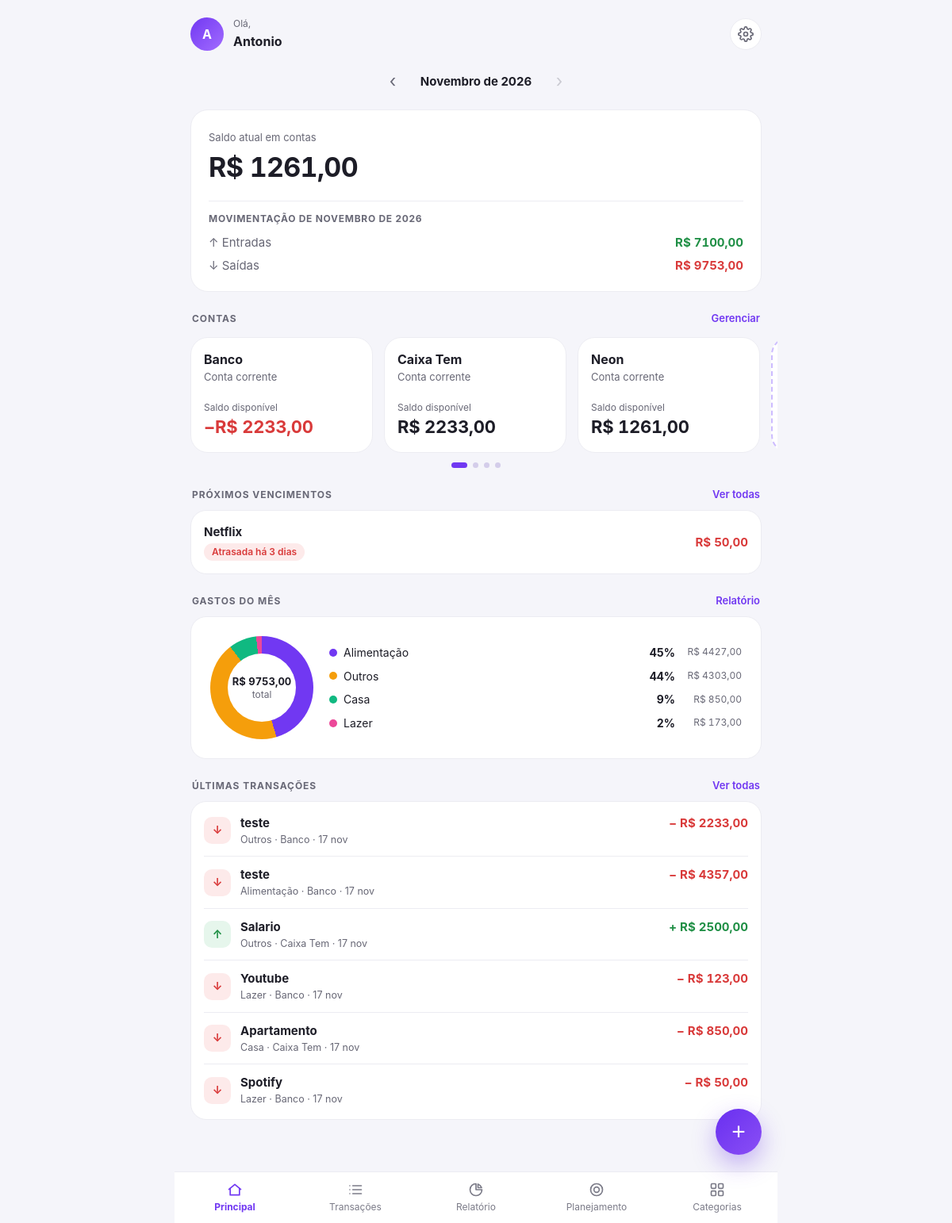
/dashboard (signed in), run on the app's committed database.
### tables this page shows
CREATE TABLE usuarios (
            id INTEGER PRIMARY KEY AUTOINCREMENT,
            nome TEXT NOT NULL,
            email TEXT NOT NULL UNIQUE,
            senha_hash TEXT NOT NULL,
            criado_em TIMESTAMP DEFAULT CURRENT_TIMESTAMP
        );

CREATE TABLE contas (
            id INTEGER PRIMARY KEY AUTOINCREMENT,
            usuario_id INTEGER NOT NULL,
            nome TEXT NOT NULL,
            tipo TEXT NOT NULL DEFAULT 'corrente',
            saldo_inicial REAL NOT NULL DEFAULT 0,
            UNIQUE (usuario_id, nome),
            FOREIGN KEY (usuario_id) REFERENCES usuarios(id)
        );

CREATE TABLE despesas_fixas (
            id INTEGER PRIMARY KEY AUTOINCREMENT,
            usuario_id INTEGER NOT NULL,
            descricao TEXT NOT NULL,
            valor REAL NOT NULL,
            categoria TEXT NOT NULL,
            conta TEXT NOT NULL,
            dia INTEGER NOT NULL,
            FOREIGN KEY (usuario_id) REFERENCES usuarios(id)
        );

CREATE TABLE transacoes (
            id INTEGER PRIMARY KEY AUTOINCREMENT,
            usuario_id INTEGER NOT NULL,
            tipo TEXT NOT NULL,
            descricao TEXT NOT NULL,
            valor REAL NOT NULL,
            categoria TEXT NOT NULL,
            conta TEXT DEFAULT 'Carteira',
            data TEXT NOT NULL, origem TEXT, subcategoria TEXT, observacao TEXT,
            FOREIGN KEY (usuario_id)
                REFERENCES usuarios(id)
        );

### app.py (the view)
@app.route("/dashboard")
@login_required
def dashboard():
    mes = primeiro_dia_do_mes(request.args.get("mes", ""))
    chave_mes = mes.strftime("%Y-%m")
    mes_atual = date.today().replace(day=1)
    todas = buscar_transacoes(session["usuario_id"])
    do_mes = sorted(
        (t for t in todas if str(t["data"])[:7] == chave_mes),
        key=lambda t: str(t["data"]),
        reverse=True,
    )
    categorias = preparar_categorias(do_mes)
    resumo = calcular_resumo(do_mes)
    contas_lista = listar_contas(session["usuario_id"])
    return render_template(
        "dashboard.html",
        contas_lista=contas_lista,
        vencimentos=[f for f in calcular_fixas(session["usuario_id"]) if not f["paga"]][:3],
        resumo=resumo,
        categorias=categorias,
        total_despesas=resumo["despesas"],
        transacoes=do_mes,
        mes_nome=f"{MESES[mes.month - 1]} de {mes.year}",
        mes_anterior=deslocar_mes(mes, -1).strftime("%Y-%m"),
        mes_proximo=deslocar_mes(mes, 1).strftime("%Y-%m") if mes < mes_atual else None,
        chave_mes=chave_mes,
        saldo_contas=sum(c["saldo"] for c in contas_lista),
    )

### app.py (called while the page is built)
@app.template_filter("brl")
def brl(valor):
    texto = f"{float(valor or 0):.2f}"
    return texto.replace(",", "X").replace(".", ",").replace("X", ".")

@app.template_filter("data_curta")
def data_curta(texto):
    try:
        d = date.fromisoformat(texto)
        return f"{d.day:02d} {MESES_CURTOS[d.month - 1]}"
    except (TypeError, ValueError):
        return texto

def login_required(func):
    @wraps(func)
    def wrapper(*args, **kwargs):
        if "usuario_id" not in session:
            return redirect(url_for("login"))
        conexao = conectar()
        g.usuario = conexao.execute(
            "SELECT * FROM usuarios WHERE id = ?", (session["usuario_id"],)
        ).fetchone()
        conexao.close()
        if g.usuario is None:
            session.clear()
            return redirect(url_for("login"))
        aplicar_salario(g.usuario["id"])
        return func(*args, **kwargs)
    return wrapper

@app.context_processor
def injetar_usuario():
    usuario = g.get("usuario")
    contas = [c["nome"] for c in listar_contas(usuario["id"])] if usuario else []
    cats = listar_categorias(usuario["id"]) if usuario else []
    return {
        "usuario": usuario,
        "categorias_opcoes": [c["nome"] for c in cats],
        "categorias_arvore": {c["nome"]: [s["nome"] for s in c["subs"]] for c in cats},
        "contas_opcoes": contas,
        "tipos_conta": TIPOS_CONTA,
        "hoje": date.today().isoformat(),
    }

def primeiro_dia_do_mes(texto):
    try:
        ano, mes = (int(p) for p in texto.split("-"))
        return date(ano, mes, 1)
    except (AttributeError, ValueError):
        return date.today().replace(day=1)

def deslocar_mes(d, n):
    indice = d.month - 1 + n
    return date(d.year + indice // 12, indice % 12 + 1, 1)

def calcular_resumo(transacoes):
    receitas = sum(t["valor"] for t in transacoes if t["tipo"] == "receita")
    despesas = sum(t["valor"] for t in transacoes if t["tipo"] == "despesa")
    return {"receitas": receitas, "despesas": despesas, "saldo": receitas - despesas}

### database/banco.py (called while the page is built)
def conectar():
    conexao = sqlite3.connect(BANCO)
    conexao.row_factory = sqlite3.Row
    return conexao

def buscar_transacoes(usuario_id):
    conexao = conectar()
    linhas = conexao.execute("""
        SELECT * FROM transacoes WHERE usuario_id = ?
        ORDER BY data DESC, id DESC
    """, (usuario_id,)).fetchall()
    conexao.close()
    return linhas

### templates/dashboard.html (shortened to what this page needs)
<!DOCTYPE html>
<html lang="pt-BR">
<head>
    <link rel="stylesheet" href="{{ url_for('static', filename='css/dashboard.css') }}">
</head>
<body>
<div class="app">
{% set topo_sub = 'Olá,' %}{% set topo_titulo = usuario["nome"].split()[0] %}
{% include '_topo.html' %}
<nav class="mes-navegacao" aria-label="Escolher mês">
    <a href="{{ url_for('dashboard', mes=mes_anterior) }}" aria-label="Mês anterior">‹</a>
    <strong>{{ mes_nome }}</strong>
    {% if mes_proximo %}
        <a href="{{ url_for('dashboard', mes=mes_proximo) }}" aria-label="Próximo mês">›</a>
    {% else %}
        <a href="#" aria-disabled="true" aria-label="Próximo mês">›</a>
    {% endif %}
</nav>
<main>
<section class="resumo-saldo">
    <span class="rs-rotulo">Saldo atual em contas</span>
    <h1 class="{{ 'valor-despesa' if saldo_contas < 0 }}">{{ "−" if saldo_contas < 0 }}R$ {{ saldo_contas|abs|brl }}</h1>
    <div class="rs-mes">
        <span class="rs-mes-titulo">Movimentação de {{ mes_nome }}</span>
        <div class="rs-linha"><span>↑ Entradas</span><strong class="valor-receita">R$ {{ resumo.receitas|brl }}</strong></div>
        <div class="rs-linha"><span>↓ Saídas</span><strong class="valor-despesa">R$ {{ resumo.despesas|brl }}</strong></div>
    </div>
</section>
<div class="sec-titulo">
    <h2>Contas</h2>
    <a href="{{ url_for('contas') }}" class="ver-todas">Gerenciar</a>
</div>
{% include '_cartoes_contas.html' %}
{% if vencimentos %}
<div class="sec-titulo">
    <h2>Próximos vencimentos</h2>
    <a href="{{ url_for('fixas_lista') }}" class="ver-todas">Ver todas</a>
</div>
<section class="card lista-compacta">
    {% for f in vencimentos %}
    <div class="linha">
        <div class="linha-info">
            <strong>{{ f.descricao }}</strong>
            <span class="status {{ f.estado }}">{{ f.texto }}</span>
        </div>
        <strong class="valor-despesa">R$ {{ f.valor|brl }}</strong>
    </div>
    {% endfor %}
</section>
{% endif %}
<div class="sec-titulo">
    <h2>Gastos do mês</h2>
    <a href="{{ url_for('relatorio') }}" class="ver-todas">Relatório</a>
</div>
<section class="card">
{% if categorias %}
    <div class="grafico-container">
        <div class="grafico" role="img" aria-label="Gráfico de despesas por categoria"
             style="background: conic-gradient({% for c in categorias %}{{ c.cor }} {{ '%.2f'|format(c.inicio) }}% {{ '%.2f'|format(c.fim) }}%{% if not loop.last %}, {% endif %}{% endfor %});">
            <div class="grafico-centro">
                <strong>R$ {{ total_despesas|brl }}</strong>
                <span>total</span>
            </div>
        </div>
        <div class="legenda">
            {% for c in categorias %}
            <div class="leg">
                <span class="bolinha" style="background: {{ c.cor }}"></span>
                <span class="leg-nome">{{ c.nome }}</span>
                <strong>{{ '%.0f'|format(c.porcentagem) }}%</strong>
                <small>R$ {{ c.valor|brl }}</small>
            </div>
            {% endfor %}
        </div>
    </div>
{% else %}
    <div class="vazio">
        <strong>Nenhuma despesa em {{ mes_nome }}</strong>
        <span>Toque em + para registrar um gasto.</span>
    </div>
{% endif %}
</section>
<div class="sec-titulo">
    <h2>Últimas transações</h2>
    <a href="{{ url_for('transacoes') }}" class="ver-todas">Ver todas</a>
</div>
<section class="card lista-compacta">
    {% for t in transacoes[:6] %}
        {% set e_receita = t["tipo"] == "receita" %}
        <div class="tx">
            <span class="tx-ic {{ 'receita-bg' if e_receita else 'despesa-bg' }}">{{ "↑" if e_receita else "↓" }}</span>
            <div class="tx-corpo">
                <div class="tx-l1">
                    <strong>{{ t["descricao"] }}</strong>
                    <span class="{{ 'valor-receita' if e_receita else 'valor-despesa' }}">{{ "+" if e_receita else "−" }} R$ {{ t["valor"]|brl }}</span>
                </div>
                <small>{{ t["categoria"] }}{% if t["subcategoria"] %} › {{ t["subcategoria"] }}{% endif %} · {{ t["conta"] }} · {{ t["data"]|data_curta }}</small>
            </div>
        </div>
    {% else %}
        <div class="vazio-transacoes">
            <strong>Nenhuma transação em {{ mes_nome }}</strong>
            <span>Toque em + para adicionar a primeira.</span>
        </div>
    {% endfor %}
</section>
</main>
{% include '_menu.html' %}
{% include '_modal.html' %}
</div>
</body>
</html>

### templates/_topo.html (shortened to what this page needs)
<header class="dashboard-topo">
    <div class="perfil">
        <a href="{{ url_for('mais') }}" class="avatar" aria-label="Configurações">{{ usuario["nome"][0].upper() }}</a>
        <div>
            <span>{{ topo_sub }}</span>
            <strong>{{ topo_titulo }}</strong>
        </div>
    </div>
    <div class="acoes-topo">
        <a href="{{ url_for('mais') }}" class="icone-btn" aria-label="Configurações">
        </a>
    </div>
</header>

### templates/_cartoes_contas.html (shortened to what this page needs)
<div class="cartoes-wrap">
    <section class="cartoes" id="cartoes" aria-label="Suas contas">
        {% for c in contas_lista %}
        <article class="cartao cartao-simples">
            <div class="cs-topo">
                <strong>{{ c.nome }}</strong>
                <span>{{ tipos_conta.get(c.tipo, c.tipo) }}</span>
            </div>
            <div class="cs-saldo">
                <small>Saldo disponível</small>
                <strong class="{{ 'neg' if c.saldo < 0 }}">{{ "−" if c.saldo < 0 }}R$ {{ c.saldo|abs|brl }}</strong>
            </div>
        </article>
        {% endfor %}
        <a class="cartao cartao-novo" href="{{ url_for('contas') }}#nova-conta" draggable="false">
        </a>
    </section>
</div>
<div class="cartoes-pontos" id="cartoes-pontos" aria-hidden="true"></div>

### data on the page
usuarios: nome "A"
contas: nome "Banco", get "Conta corrente", saldo "−", saldo|abs "2233,00"
contas: nome "Caixa Tem", get "Conta corrente", saldo|abs "2233,00"
contas: nome "Neon", get "Conta corrente", saldo|abs "1261,00"
despesas_fixas: descricao "Netflix", texto "Atrasada há 3 dias", valor|brl "50,00"
transacoes: nome "Alimentação", porcentagem "45", valor|brl "4427,00", value "↓", descricao "teste", value "−", valor|brl "4357,00", categoria "Alimentação", conta "Banco", data|data_curta "17 nov"
transacoes: nome "Outros", porcentagem "44", valor|brl "4303,00", value "↓", descricao "teste", value "−", valor|brl "2233,00", categoria "Outros", conta "Banco", data|data_curta "17 nov"
transacoes: nome "Casa", porcentagem "9", valor|brl "850,00", value "↓", descricao "Apartamento", value "−", categoria "Casa", conta "Caixa Tem", data|data_curta "17 nov"
transacoes: nome "Lazer", porcentagem "2", valor|brl "173,00", value "↓", descricao "Youtube", value "−", valor|brl "123,00", categoria "Lazer", conta "Banco", data|data_curta "17 nov"
transacoes: value "↑", descricao "Salario", value "+", valor|brl "2500,00", categoria "Outros", conta "Caixa Tem", data|data_curta "17 nov"
transacoes: value "↓", descricao "Spotify", value "−", valor|brl "50,00", categoria "Lazer", conta "Banco", data|data_curta "17 nov"

### other printed values
{{ topo_sub }} "Olá,"
{{ topo_titulo }} "Antonio"
{{ mes_nome }} "Novembro de 2026"
{{ saldo_contas|abs|brl }} "1261,00"
{{ mes_nome }} "NOVEMBRO DE 2026"
{{ resumo.receitas|brl }} "7100,00"
{{ resumo.despesas|brl }} "9753,00"
{{ total_despesas|brl }} "9753,00"
